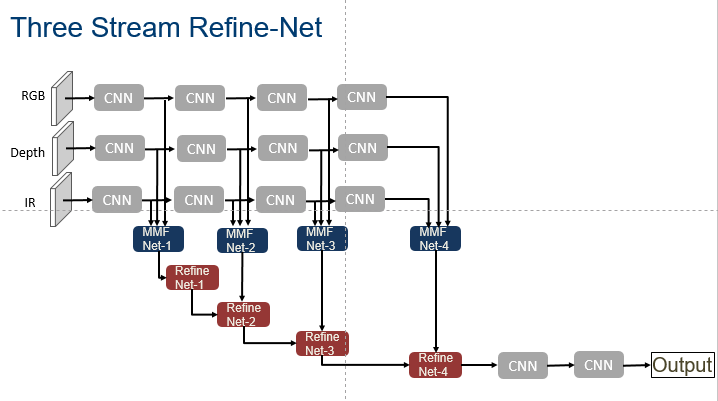
#> input picture FeatherNets/utils/method2.png, 718 x 401 px
$ python -i transforms.py   (imports and definitions only)   (Python 2 division)
#> lines starting #> are read from the running program, lines starting #| are printed output that depends on the picture
import numbers
import random

from PIL import Image, ImageFilter
import numpy as np
import cv2

from torchvision.transforms import functional as F
from torchvision.transforms import transforms as tvtransforms

class CustomCenterCrop(tvtransforms.CenterCrop):
    # [12 lines left out: function __call__, not called in this run]

class CustomCrop(object):
    # [31 lines left out: functions __init__, __call__, not called in this run]

    def __repr__(self):
        return self.__class__.__name__ + '(size={0}, crop_index={1})'.format(self.size, self.crop_index)

class CustomRotate(object):
    def __init__(self, rotate_angle=0):
        self.rotate_angle = rotate_angle

    # [6 lines left out: function __call__, not called in this run]

    def __repr__(self):
        return self.__class__.__name__ + '(rotate_angle={0})'.format(self.rotate_angle)


class CustomToTensor(tvtransforms.ToTensor):
    # [5 lines left out: function __call__, not called in this run]


class CustomNormalize(tvtransforms.Normalize):
    # [5 lines left out: function __call__, not called in this run]

class CustomResize(tvtransforms.Resize):
    # [5 lines left out: function __call__, not called in this run]

class CustomPad(tvtransforms.Pad):
    # [5 lines left out: function __call__, not called in this run]

class CustomRandomCrop(tvtransforms.RandomCrop):
    # [26 lines left out: function __call__, not called in this run]

class CustomRandomHorizontalFlip(tvtransforms.RandomHorizontalFlip):
    # [6 lines left out: function __call__, not called in this run]

class CustomRandomResizedCrop(tvtransforms.RandomResizedCrop):
    # [14 lines left out: function __call__, not called in this run]

class CustomColorJitter(tvtransforms.ColorJitter):
    # [15 lines left out: function __call__, not called in this run]

class CustomRandomRotation(tvtransforms.RandomRotation):
    # [16 lines left out: function __call__, not called in this run]

class CustomRandomAffine(tvtransforms.RandomAffine):
    # [11 lines left out: function __call__, not called in this run]

class CustomRandomGrayscale(tvtransforms.RandomGrayscale):
    # [7 lines left out: function __call__, not called in this run]

class AllElementsResize(object):
    def __init__(self, target_elem_idx=0, interpolation=2):
        self.target_index = target_elem_idx
        self.interpolation = interpolation

    # [11 lines left out: functions __call__, __repr__, not called in this run]

class Facepart1Crop(object):
    def __init__(self, w_ratio, h_ratio):
        self.w_ratio = w_ratio
        self.h_ratio = h_ratio

    # [12 lines left out: functions __call__, get_params, not called in this run]

    def __repr__(self):
        return self.__class__.__name__ + '(w_ratio={0}, h_ratio={1})'.format(self.w_ratio, self.h_ratio)

class DepthNormalize(object):
    def __init__(self, norm_type='minmax'):
        self.norm_type = norm_type

    # [12 lines left out: function __call__, not called in this run]

    def __repr__(self):
        return self.__class__.__name__ + '(norm_type={0})'.format(self.norm_type)

class MaskIntersection(object):
    def __init__(self, same_label=False, orgl_kernel_radius=5, augm_kernel_radius=10):
        self.orgl_kernel_radius = orgl_kernel_radius
        a, b = orgl_kernel_radius, orgl_kernel_radius
        n, r = 2 * orgl_kernel_radius + 1, orgl_kernel_radius
        y,x = np.ogrid[-a:n-a, -b:n-b]
        self.kernel_orgl = (x*x + y*y <= r*r).astype(np.uint8)

        self.augm_kernel_radius = augm_kernel_radius
        a, b = augm_kernel_radius, augm_kernel_radius
        n, r = 2 * augm_kernel_radius + 1, augm_kernel_radius
        y,x = np.ogrid[-a:n-a, -b:n-b]
        self.kernel_augm = (x*x + y*y <= r*r).astype(np.uint8)

        self.same_label = same_label

    def __call__(self, img_dict):
        data_get_func = img_dict['meta']['get_item_func']
        curr_idx = img_dict['meta']['idx']
        max_idx = img_dict['meta']['max_idx']

        other_idx = np.random.randint(0, max_idx)
        data4augm = data_get_func(other_idx)
        while (curr_idx == other_idx) or (self.same_label and data4augm['label'] != img_dict['label']):
            other_idx = np.random.randint(0, max_idx)
            data4augm = data_get_func(other_idx)

        depth4augm = data4augm['depth'].resize(img_dict['depth'].size)
        mask4augm = np.array(depth4augm.convert('L')) > 0
        mask4augm = cv2.morphologyEx(mask4augm.astype(np.uint8),
                                     cv2.MORPH_OPEN,
                                     self.kernel_orgl)

        mask = np.array(img_dict['depth'].convert('L')) > 0
        mask = cv2.morphologyEx(mask.astype(np.uint8),
                                cv2.MORPH_OPEN,
                                self.kernel_augm)
        mask = (mask == mask4augm) & (mask)
        mask = np.repeat(np.expand_dims(mask, 2), 3, axis=2)

        keys = ['depth', 'ir']
        for key in keys:
            np_img = np.array(img_dict[key]) * mask
            img_dict[key] = Image.fromarray(np_img)
        return img_dict

    # [4 lines left out: function __repr__, not called in this run]

class MergeItems(object):
    def __init__(self, same_label=False, p=0.5):
        self.p = p
        self.same_label = same_label

    # [24 lines left out: function __call__, not called in this run]

    def __repr__(self):
        return self.__class__.__name__ + '(same_label={0}, p={1})'.format(self.same_label, self.p)

class LabelSmoothing(object):
    def __init__(self, eps=0.1, p=0.5):
        self.p = p
        self.eps = eps

    # [5 lines left out: function __call__, not called in this run]

    def __repr__(self):
        return self.__class__.__name__ + '(eps={0}, p={1})'.format(self.eps, self.p)

class CustomGaussianBlur(object):
    """ Apply Gaussian blur to image with probability 0.5
    """
    def __init__(self,max_kernel_radius=3, p=0.5):
        self.max_radius = max_kernel_radius
        self.p = p

    # [9 lines left out: function __call__, not called in this run]

    def __repr__(self):
        return self.__class__.__name__ + '(max_kernel_radius={0}, p={1})'.format(self.max_radius, self.p)

class CustomCutout(object):
    # [29 lines left out: functions __init__, __call__, not called in this run]

    def __repr__(self):
        return self.__class__.__name__ + '(n_holes={0}, min_size={1}, max_size={2})'.format(self.n_holes, self.min_size, self.max_size)

>>> import cv2
>>> picture = cv2.imread('../../FeatherNets/utils/method2.png', cv2.IMREAD_GRAYSCALE)
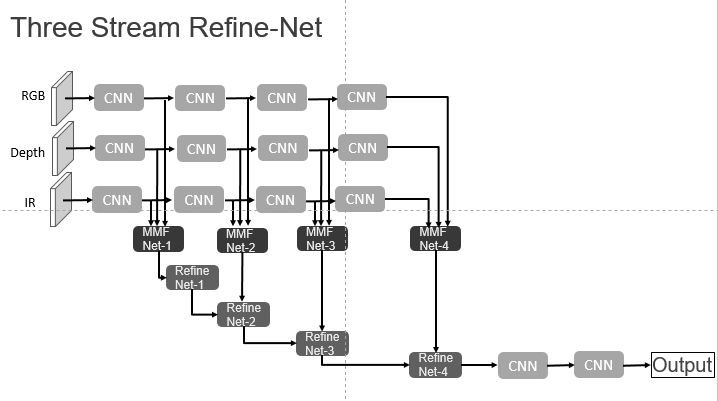
#> picture: shape (401, 718); min 0, max 255, mean 238.1
>>> result = MaskIntersection()(picture)
#> (the run stopped early here; a loop or call above may not have finished)

$ run again, on FeatherNets/utils/method3.png
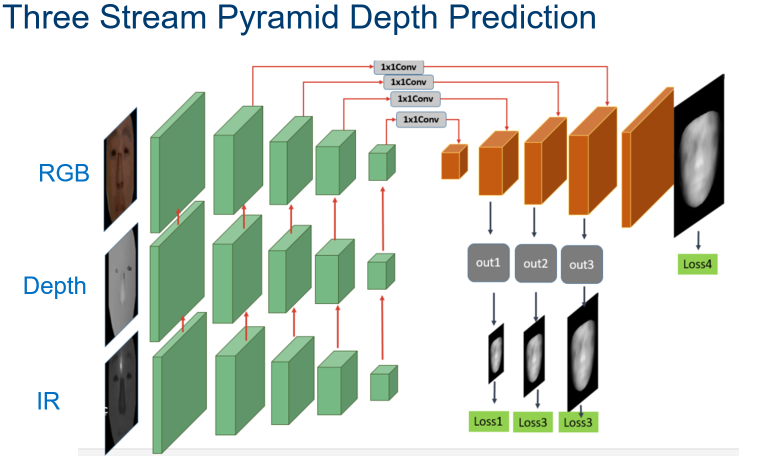
#> input picture FeatherNets/utils/method3.png, 1528 x 922 px (shown at 1/2 size)
#> `picture = cv2.imread('../../FeatherNets/utils/method2.png', cv2.IMREAD..`:
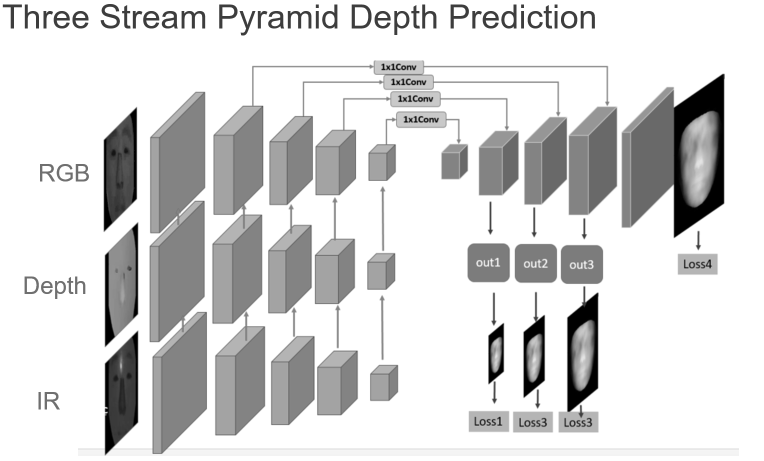
#> picture: shape (922, 1528) (shown at 1/2 size); min 0, max 255, mean 214.8
